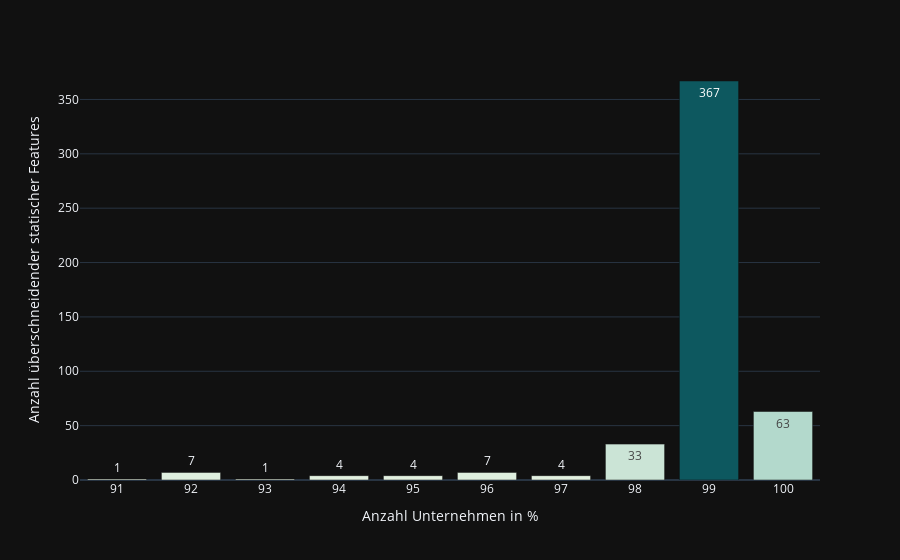

Notebook cell for this chart:
### Code cell
fig = px.bar(
    grouped,
    x="companyCountIn%",
    y="sameFeatureCount",
    color="sameFeatureCount",
    color_continuous_scale="mint",
    text_auto=True,
    labels={
        "sameFeatureCount": "Anzahl überschneidender statischer Features",
        "companyCountIn%": "Anzahl Unternehmen in %"
    },
)
fig.update_traces(cliponaxis=False)
fig.update_coloraxes(showscale=False)
fig.show()

### Figure 1 — Plotly figure (JSON) as saved in the notebook; plotly's stock layout.template omitted (floating-point values rounded to 4 significant figures)
{"data": [{"hovertemplate": "Anzahl Unternehmen in %=%{x}<br>Anzahl überschneidender statischer Features=%{marker.color}<extra></extra>", "legendgroup": "", "marker": {"color": [1, 7, 1, 4, 4, 7, 4, 33, 367, 63], "coloraxis": "coloraxis", "pattern": {"shape": ""}}, "name": "", "orientation": "v", "showlegend": false, "textposition": "auto", "texttemplate": "%{y}", "x": ["91", "92", "93", "94", "95", "96", "97", "98", "99", "100"], "xaxis": "x", "y": [1, 7, 1, 4, 4, 7, 4, 33, 367, 63], "yaxis": "y", "type": "bar", "cliponaxis": false}], "layout": {"xaxis": {"anchor": "y", "domain": [0.0, 1.0], "title": {"text": "Anzahl Unternehmen in %"}}, "yaxis": {"anchor": "x", "domain": [0.0, 1.0], "title": {"text": "Anzahl überschneidender statischer Features"}}, "coloraxis": {"colorbar": {"title": {"text": "Anzahl überschneidender statischer Features"}}, "colorscale": [[0.0, "rgb(228, 241, 225)"], [0.1667, "rgb(180, 217, 204)"], [0.3333, "rgb(137, 192, 182)"], [0.5, "rgb(99, 166, 160)"], [0.6667, "rgb(68, 140, 138)"], [0.8333, "rgb(40, 114, 116)"], [1.0, "rgb(13, 88, 95)"]], "showscale": false}, "legend": {"tracegroupgap": 0}, "margin": {"t": 60}, "barmode": "relative"}}
